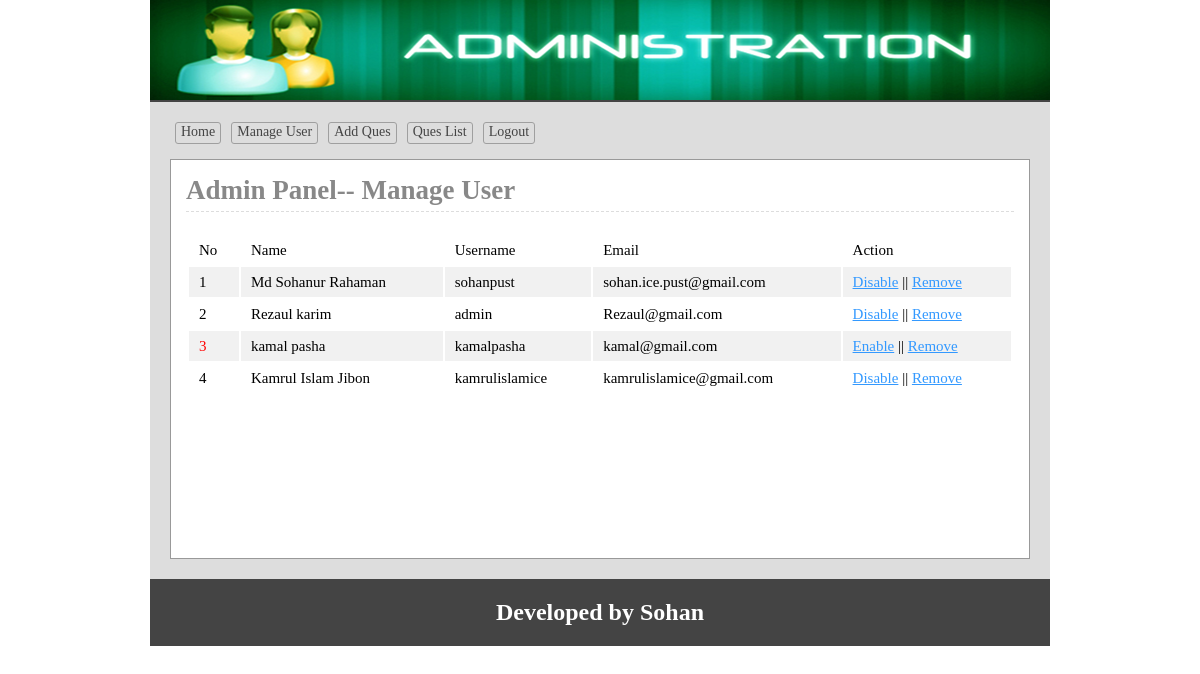
/admin/users.php, run on the app's committed database.
### tables this page shows
CREATE TABLE `user` (
  `userId` int(11) NOT NULL,
  `name` varchar(100) NOT NULL,
  `username` varchar(255) NOT NULL,
  `password` varchar(32) NOT NULL,
  `email` varchar(55) NOT NULL,
  `status` int(11) NOT NULL
);

### lib/Database.php (called while the page is built, shortened)
<?php
Class Database{
	public $host   = DB_HOST;
	public $user   = DB_USER;
	public $pass   = DB_PASS;
	public $dbname = DB_NAME;
	public $link;
	private function connectDB(){
	$this->link = new mysqli($this->host, $this->user, $this->pass, $this->dbname);
 }
	public function select($query){
		$result = $this->link->query($query) or die($this->link->error.__LINE__);
		if($result->num_rows > 0){
			return $result;
		} else {
			return false;
		}
	}
}

### classes/User.php (called while the page is built, shortened)
 <?php
	$filepath = realpath(dirname(__FILE__));
	include_once ($filepath.'/../lib/Database.php');
	class User{
		private $db;
		function __construct(){
			$this->db = new Database();
		}
		public function getAllUser(){
			$query = "SELECT * FROM user ORDER BY userId DESC";
			$result = $this->db->select($query);
			return $result;
		}
	}
?>

### admin/users.php (the view, shortened to what this page needs)
<?php
    $filepath = realpath(dirname(__FILE__));
	include_once ($filepath.'/inc/header.php');
	include_once ($filepath.'/../classes/User.php');
	$usr = new User();
?>
<div class="main">
	<h1>Admin Panel-- Manage User</h1>
	<div class="manage-user">
		<table class="tblone">
			<tr>
				<td>No</td>
				<td>Name</td>
				<td>Username</td>
				<td>Email</td>
				<td>Action</td>
			</tr>
			<?php
				$userData = $usr->getAllUser();
				if ($userData) {
					$i = 0;
					while ($row = $userData->fetch_assoc()) {
						$i++;
			?>
			<tr>
				<td>
					<?php
						if ($row['status'] == '1') {
							echo "<span class='error'>".$i."</span>";
						}else{
							echo $i;
						}
					?>
				</td>
				<td><?php echo $row['name']; ?></td>
				<td><?php echo $row['username']; ?></td>
				<td><?php echo $row['email']; ?></td>
				<td>
					<?php if ($row['status'] == '0') { ?>
						<a onclick="return confirm('Are You Sure to Disable')" href="?dis=<?php echo $row['userId']; ?>">Disable</a>
					<?php }else{ ?>
						<a onclick="return confirm('Are You Sure to Enable')" href="?ena=<?php echo $row['userId']; ?>">Enable</a>
					<?php } ?>
						|| <a onclick="return confirm('Are You Sure to Remove')" href="?del=<?php echo $row['userId']; ?>">Remove</a>
				</td>
			</tr>
		<?php } } ?>
		</table>
	</div>
</div>
<?php include 'inc/footer.php'; ?>

### admin/css/admin.css (style rules this page uses)
* { margin:0;padding:0;outline:none }
body { font-family:verdana }
.error { color: red; }
.tblone { width:100%;border:1px solid #fff;margin:20px 0 }
.tblone td { font-size: 15px; padding: 5px 10px; }
table.tblone tr:nth-child(2n+1) { background:#fff;height:30px; }
table.tblone tr:nth-child(2n) { background:#f1f1f1;height:30px; }
.tblone td a { color:#3399FF; }
.main { background: #fff none repeat scroll 0 0; border: 1px solid #999; margin-top: 10px; min-height: 368px; padding: 15px; width: 828px; }
.main h1 { border-bottom: 1px dashed #ddd; color: #888; margin: 0 0 5px; padding-bottom: 5px; }

### data on the page
user: name "Md Sohanur Rahaman", username "sohanpust", email "sohan.ice.pust@gmail.com"
user: name "Rezaul karim", username "admin", email "Rezaul@gmail.com"
user: name "kamal pasha", username "kamalpasha", email "kamal@gmail.com"
user: name "Kamrul Islam Jibon", username "kamrulislamice", email "kamrulislamice@gmail.com"
